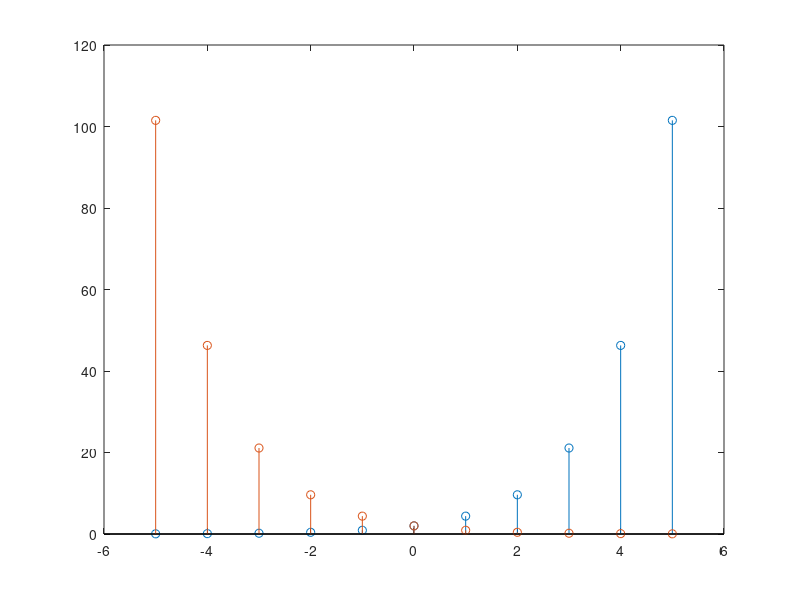

The MATLAB source for this figure: (Note: this script raises an error after producing the figure.)
clear; close all; clc

%% O que são sinais?
% Matemateca - https://youtu.be/bR0Jm22kdLA 

%% Sinal Exponencial Crescente:
% C. e^(β.n)
n = -5:1:5;

% x(n) = 2.e^((π/4).n)
xn_crescente = 2*exp(pi/4*n);

figure()
stem(n, xn_crescente)

hold on; % mantem o plot anterior no gráfico

%% Sinal Exponencial Decrescente:

% x(n) = 2.e^((-π/4).n)
xn_decrescente = 2*exp(-pi/4*n);

stem(n, xn_decrescente)
legend("Exponencial Crescente", "Exponencial Decrescente", ...
    Location="best", FontSize=20)

%% Sinal Exponencial alternado

% x(n) = (-e^(π/4)) ^n
xn_alternado = (-exp(pi/4)).^n;

figure();
stem(n, xn_alternado)

legend("Exponencial Alternado", Location="best", FontSize=20)

%% Sinal Contínuo

xn_continuo = 2*1.^n;

figure();
stem(n, xn_continuo)    

legend("Sinal Contínuo", Location="best", FontSize=20)

%% Sinal Oscilório

xn_oscilatorio = 2*(-1).^n;

figure();
stem(n, xn_oscilatorio)    

legend("Sinal Oscilório", Location="best", FontSize=20)

%% Sinal Senoidal

% A.cos(ω0.n + Φ)
n = -10:1:10;

% 2 . cos(π/4.n + π/2) 
xn_senoidal = 2 * cos(pi/4*n + pi/2);

figure();
stem(n, xn_senoidal)    

legend("Sinal Senoidal", Location="best", FontSize=20)
